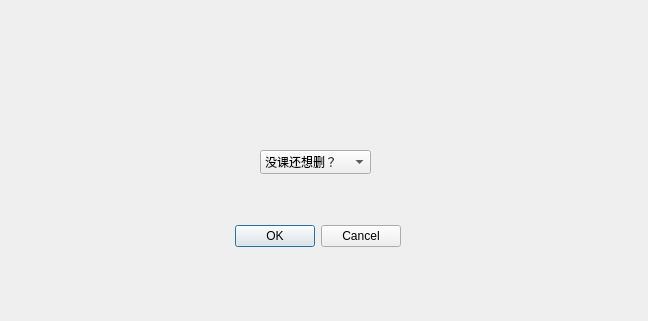
<?xml version="1.0" encoding="UTF-8"?>
<ui version="4.0">
 <class>deletemyclass</class>
 <widget class="QDialog" name="deletemyclass">
  <property name="geometry">
   <rect>
    <x>0</x>
    <y>0</y>
    <width>648</width>
    <height>321</height>
   </rect>
  </property>
  <property name="windowTitle">
   <string>Dialog</string>
  </property>
  <widget class="QDialogButtonBox" name="buttonBox">
   <property name="geometry">
    <rect>
     <x>230</x>
     <y>220</y>
     <width>171</width>
     <height>32</height>
    </rect>
   </property>
   <property name="orientation">
    <enum>Qt::Orientation::Horizontal</enum>
   </property>
   <property name="standardButtons">
    <set>QDialogButtonBox::StandardButton::Cancel|QDialogButtonBox::StandardButton::Ok</set>
   </property>
  </widget>
  <widget class="QComboBox" name="classcomboBox">
   <property name="geometry">
    <rect>
     <x>260</x>
     <y>150</y>
     <width>111</width>
     <height>24</height>
    </rect>
   </property>
   <item>
    <property name="text">
     <string>没课还想删？</string>
    </property>
   </item>
  </widget>
 </widget>
 <resources/>
 <connections>
  <connection>
   <sender>buttonBox</sender>
   <signal>accepted()</signal>
   <receiver>deletemyclass</receiver>
   <slot>accept()</slot>
   <hints>
    <hint type="sourcelabel">
     <x>248</x>
     <y>254</y>
    </hint>
    <hint type="destinationlabel">
     <x>157</x>
     <y>274</y>
    </hint>
   </hints>
  </connection>
  <connection>
   <sender>buttonBox</sender>
   <signal>rejected()</signal>
   <receiver>deletemyclass</receiver>
   <slot>reject()</slot>
   <hints>
    <hint type="sourcelabel">
     <x>316</x>
     <y>260</y>
    </hint>
    <hint type="destinationlabel">
     <x>286</x>
     <y>274</y>
    </hint>
   </hints>
  </connection>
 </connections>
</ui>
